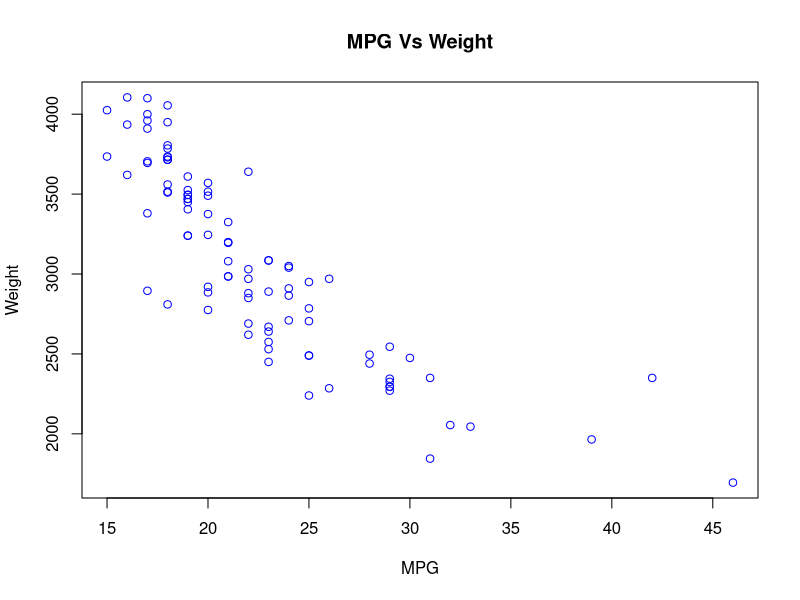
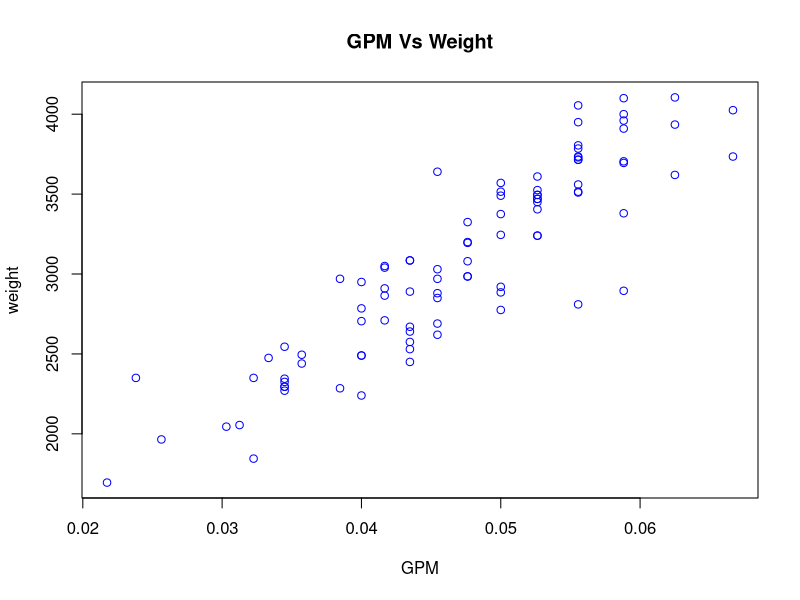
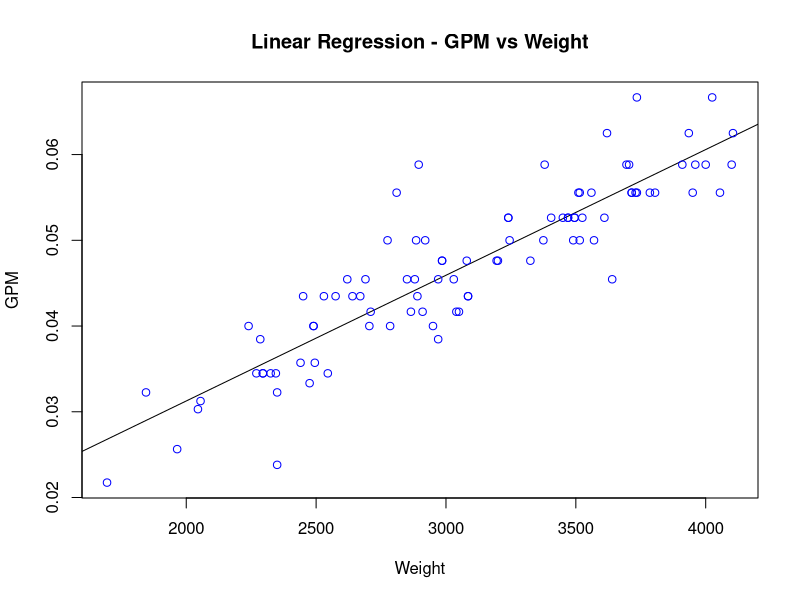
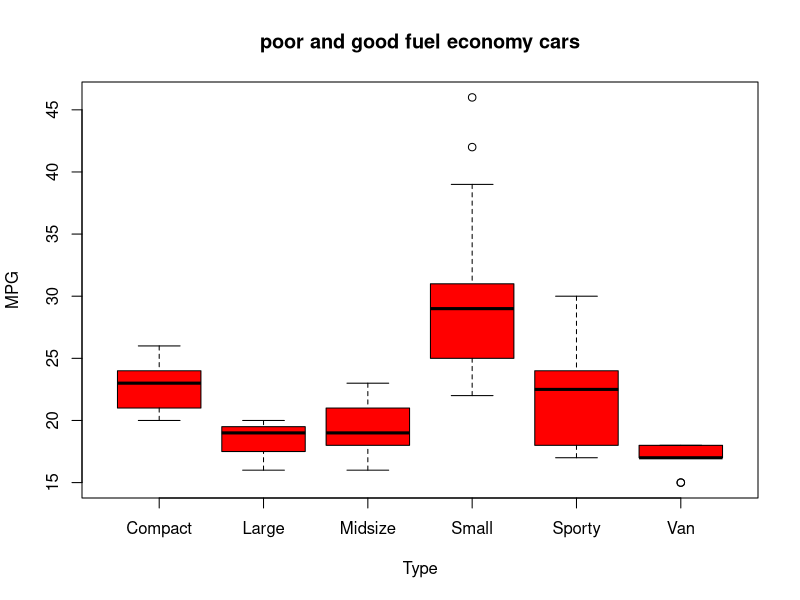

Here is the R script that generated these plots, in order:
library(MASS)
summary(Cars93$Type)

plot(Cars93$MPG.city,Cars93$Weight,col="BLUE",xlab="MPG", ylab="Weight", main="MPG Vs Weight")

GPM<-1/Cars93$MPG.city
plot(GPM,Cars93$Weight,col="BLUE",main="GPM Vs Weight",xlab="GPM", ylab="weight")

plot(Cars93$Weight,GPM,abline(lm(GPM~Cars93$Weight)),col="BLUE",main="Linear Regression - GPM vs Weight", xlab="Weight", ylab="GPM")

plot(Cars93$Type,Cars93$MPG.city, xlab="Type", ylab="MPG", main="poor and good fuel economy cars", col="RED")

